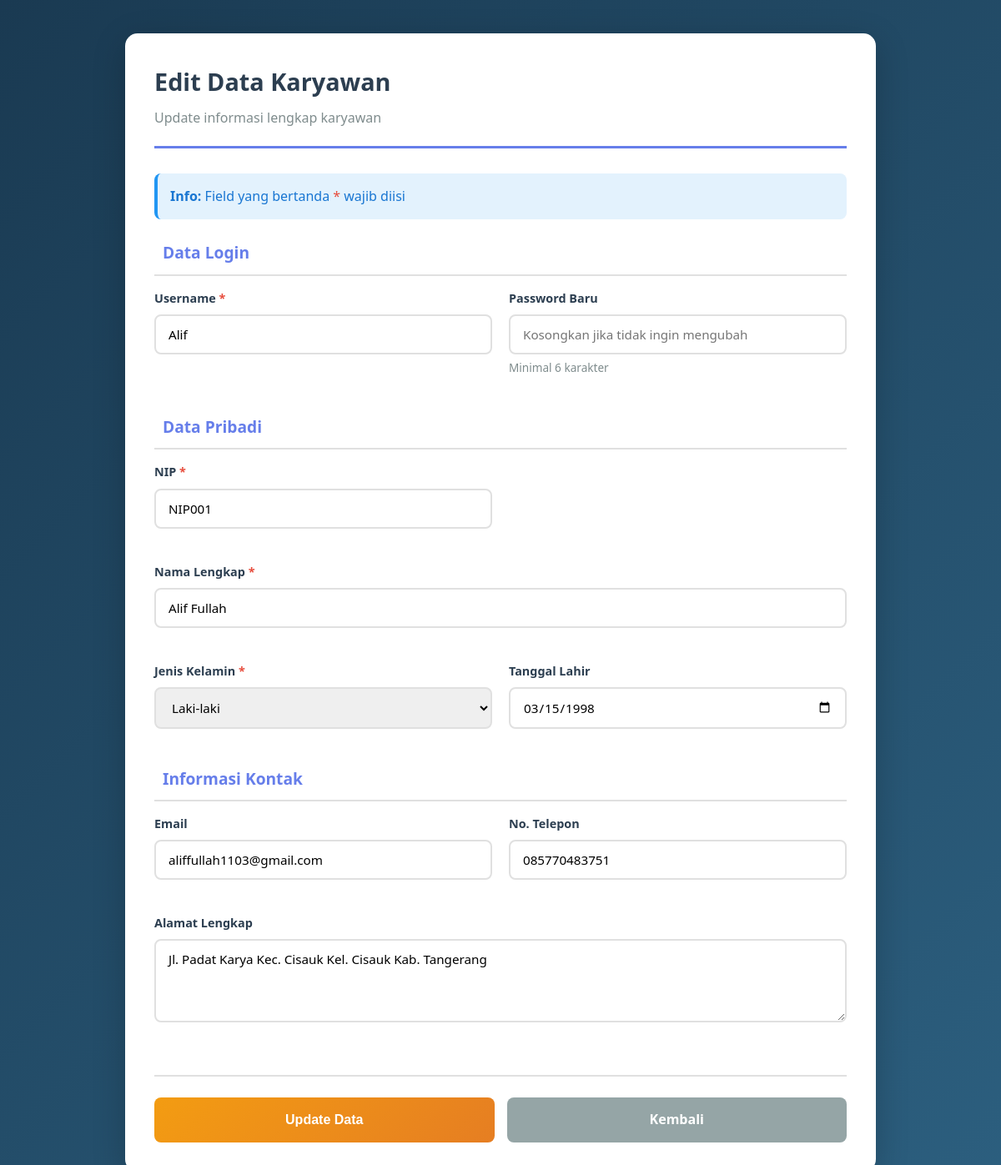
The page /pages/edit_karyawan.php?id_user=7 (signed in) on the database its author committed.
### tables this page shows
CREATE TABLE `karyawan` (
  `id_karyawan` int(11) NOT NULL,
  `nip` varchar(20) NOT NULL,
  `id_user` int(11) NOT NULL,
  `nama_lengkap` varchar(100) NOT NULL,
  `jenis_kelamin` enum('Laki-laki','Perempuan') NOT NULL,
  `email` varchar(100) DEFAULT NULL,
  `no_tlp` varchar(15) DEFAULT NULL,
  `tgl_lahir` date DEFAULT NULL,
  `alamat` text DEFAULT NULL,
  `foto` varchar(255) DEFAULT NULL,
  `created_at` timestamp NOT NULL DEFAULT current_timestamp(),
  `updated_at` timestamp NOT NULL DEFAULT current_timestamp() ON UPDATE current_timestamp()
);

CREATE TABLE `user` (
  `id_user` int(11) NOT NULL,
  `nama` varchar(100) NOT NULL,
  `username` varchar(50) NOT NULL,
  `password` varchar(255) NOT NULL,
  `role` enum('admin','karyawan') NOT NULL DEFAULT 'karyawan',
  `foto_profil` varchar(255) NOT NULL,
  `tgl_register` timestamp NOT NULL DEFAULT current_timestamp()
);

### pages/edit_karyawan.php (the view, shortened to what this page needs)
<?php
include('../config/koneksi.php');
$id_user = isset($_GET['id_user']) ? intval($_GET['id_user']) : 0;
$query = mysqli_query($koneksi, "
    SELECT u.*, k.*
    FROM user u
    LEFT JOIN karyawan k ON u.id_user = k.id_user
    WHERE u.id_user='$id_user' AND u.role='karyawan'
");
$data = mysqli_fetch_assoc($query);
?>
<!DOCTYPE html>
<html lang="id">
<head>
    <link rel="stylesheet" href="../assets/css/dashboard.css">
</head>
<body>
    <div class="form-container">
        <div class="form-card">
            <div class="form-header">
                <h2>Edit Data Karyawan</h2>
                <p>Update informasi lengkap karyawan</p>
            </div>
            <div class="info-box">
                <strong>Info:</strong> Field yang bertanda <span class="required">*</span> wajib diisi
            </div>
            <form method="POST" action="">
                <div class="section-title">
                    <span>Data Login</span>
                </div>
                <div class="form-grid">
                    <div class="form-group">
                        <label for="username">Username <span class="required">*</span></label>
                        <input type="text" id="username" name="username" class="form-control" required value="<?= htmlspecialchars($data['username']) ?>">
                    </div>
                    <div class="form-group">
                        <label for="password">Password Baru</label>
                        <input type="password" id="password" name="password" class="form-control" placeholder="Kosongkan jika tidak ingin mengubah" minlength="6">
                        <small>Minimal 6 karakter</small>
                    </div>
                </div>
                <div class="section-title">
                    <span>Data Pribadi</span>
                </div>
                <div class="form-grid">
                    <div class="form-group">
                        <label for="nip">NIP <span class="required">*</span></label>
                        <input type="text" id="nip" name="nip" class="form-control" required value="<?= htmlspecialchars($data['nip'] ?? '') ?>">
                    </div>
                    <div class="form-group full-width">
                        <label for="nama_lengkap">Nama Lengkap <span class="required">*</span></label>
                        <input type="text" id="nama_lengkap" name="nama_lengkap" class="form-control" required value="<?= htmlspecialchars($data['nama_lengkap'] ?? $data['nama']) ?>">
                    </div>
                    <div class="form-group">
                        <label for="jenis_kelamin">Jenis Kelamin <span class="required">*</span></label>
                        <select id="jenis_kelamin" name="jenis_kelamin" class="form-control" required>
                            <option value="Laki-laki" <?= (isset($data['jenis_kelamin']) && $data['jenis_kelamin'] == 'Laki-laki') ? 'selected' : '' ?>>Laki-laki</option>
                        </select>
                    </div>
                    <div class="form-group">
                        <label for="tgl_lahir">Tanggal Lahir</label>
                        <input type="date" id="tgl_lahir" name="tgl_lahir" class="form-control" value="<?= htmlspecialchars($data['tgl_lahir'] ?? '') ?>">
                    </div>
                </div>
                <div class="section-title">
                    <span>Informasi Kontak</span>
                </div>
                <div class="form-grid">
                    <div class="form-group">
                        <label for="email">Email</label>
                        <input type="email" id="email" name="email" class="form-control" placeholder="contoh@email.com" value="<?= htmlspecialchars($data['email'] ?? '') ?>">
                    </div>
                    <div class="form-group">
                        <label for="no_tlp">No. Telepon</label>
                        <input type="tel" id="no_tlp" name="no_tlp" class="form-control" placeholder="081234567890" value="<?= htmlspecialchars($data['no_tlp'] ?? '') ?>">
                    </div>
                    <div class="form-group full-width">
                        <label for="alamat">Alamat Lengkap</label>
                        <textarea id="alamat" name="alamat" class="form-control" rows="3" placeholder="Jl. Contoh No. 123, RT/RW, Kelurahan, Kecamatan, Kota"><?= htmlspecialchars($data['alamat'] ?? '') ?></textarea>
                    </div>
                </div>
                <div class="form-actions">
                    <button type="submit" class="btn btn-warning">Update Data</button>
                    <a href="dashboard.php?page=karyawan" class="btn btn-secondary">Kembali</a>
                </div>
            </form>
        </div>
    </div>
</body>
</html>

### assets/css/dashboard.css (style rules this page uses)
* { margin: 0; padding: 0; box-sizing: border-box; }
:root { --primary-navy: #1a3a52; --primary-orange: #ff6600; --secondary-navy: #2c5f7f; --light-orange: #ff8533; --white: #ffffff; --light-gray: #f5f7fa; --gray: #95a5a6; --dark-gray: #34495e; --text-dark: #2c3e50; --success: #27ae60; --danger: #e74c3c; --warning: #f39c12; --info: #3498db; }
body { font-family: 'Segoe UI', Tahoma, Geneva, Verdana, sans-serif; background: var(--light-gray); color: var(--text-dark); line-height: 1.6; }
.btn { padding: 10px 20px; border: none; border-radius: 8px; cursor: pointer; font-size: 0.95rem; font-weight: 600; transition: all 0.3s; text-decoration: none; display: inline-flex; align-items: center; gap: 8px; justify-content: center; }
.btn-secondary { background: #95a5a6; color: white; }
.btn-warning { background: #f39c12; color: white; }

### pages/edit_karyawan.php (style rules this page uses)
body { background: linear-gradient(135deg, #1a3a52 0%, #2c5f7f 100%); min-height: 100vh; padding: 40px 20px; }
.form-container { max-width: 900px; margin: 0 auto; }
.form-card { background: white; padding: 35px; border-radius: 15px; box-shadow: 0 10px 40px rgba(0,0,0,0.2); }
.form-header { border-bottom: 3px solid #667eea; padding-bottom: 20px; margin-bottom: 30px; }
.form-header h2 { color: #2c3e50; margin-bottom: 8px; font-size: 1.8rem; }
.form-header p { color: #7f8c8d; margin: 0; }
.section-title { color: #667eea; font-size: 1.2rem; font-weight: 600; margin: 25px 0 15px 0; padding-bottom: 10px; border-bottom: 2px solid #e0e0e0; display: flex; align-items: center; gap: 10px; }
.form-grid { display: grid; grid-template-columns: repeat(2, 1fr); gap: 20px; }
.form-group { margin-bottom: 20px; }
.form-group.full-width { grid-column: 1 / -1; }
.form-group label { display: block; margin-bottom: 8px; color: #2c3e50; font-weight: 600; font-size: 0.9rem; }
.required { color: #e74c3c; }
.form-control { width: 100%; padding: 12px 15px; border: 2px solid #e0e0e0; border-radius: 8px; font-size: 0.95rem; transition: all 0.3s; font-family: inherit; }
select.form-control { cursor: pointer; }
textarea.form-control { resize: vertical; min-height: 100px; }
.form-actions { display: flex; gap: 15px; margin-top: 35px; padding-top: 25px; border-top: 2px solid #e0e0e0; }
.form-actions .btn { flex: 1; padding: 14px; text-align: center; text-decoration: none; border-radius: 8px; font-weight: 600; cursor: pointer; border: none; transition: all 0.3s; font-size: 1rem; }
.btn-warning { background: linear-gradient(135deg, #f39c12 0%, #e67e22 100%); color: white; }
.btn-secondary { background: #95a5a6; color: white; }
small { color: #7f8c8d; font-size: 0.85rem; display: block; margin-top: 5px; }
.info-box { background: #e3f2fd; border-left: 4px solid #2196f3; padding: 15px; border-radius: 8px; margin-bottom: 25px; color: #1976d2; }

### rows shown on the page
karyawan: username "Alif", nip "NIP001", nama_lengkap "Alif Fullah", jenis_kelamin "Laki-laki", tgl_lahir "03/15/1998", email "aliffullah1103@gmail.com", no_tlp "085770483751", alamat "Jl. Padat Karya Kec. Cisauk Kel. Cisauk Kab. Tangerang"
